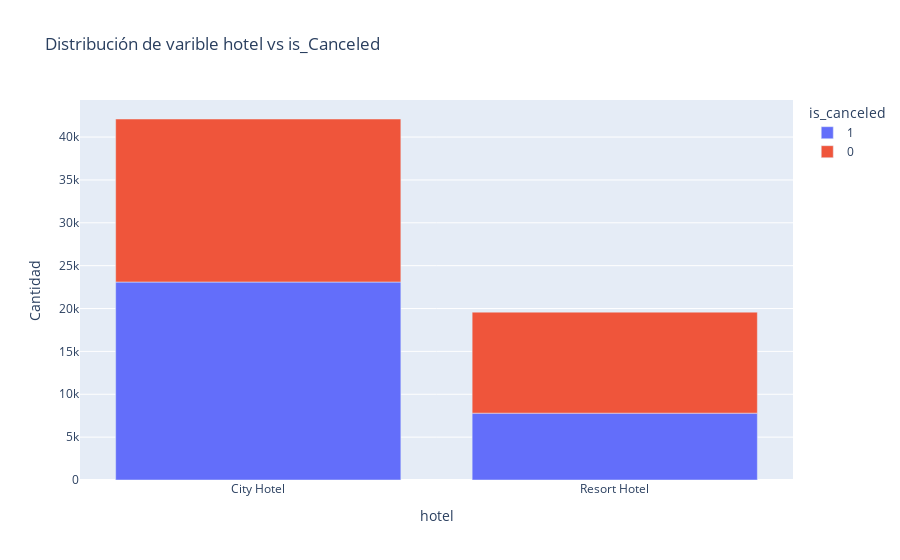
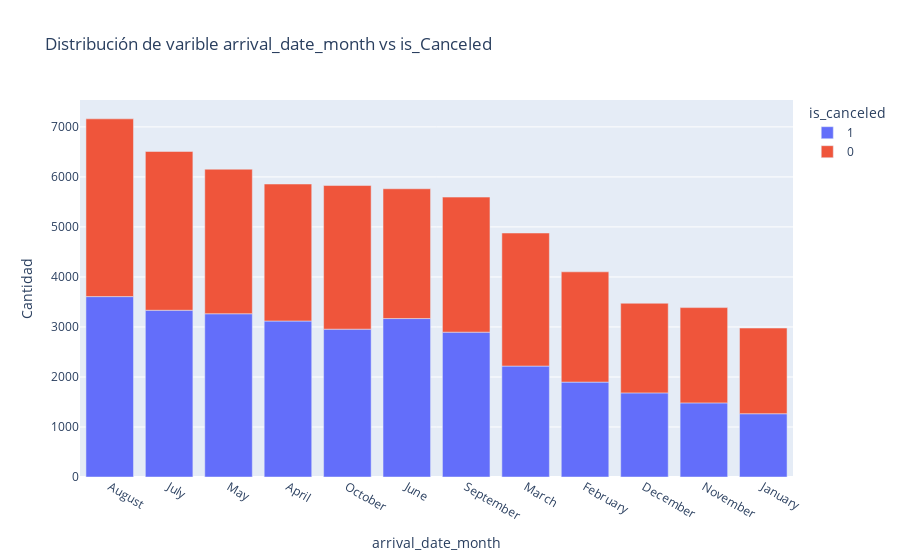
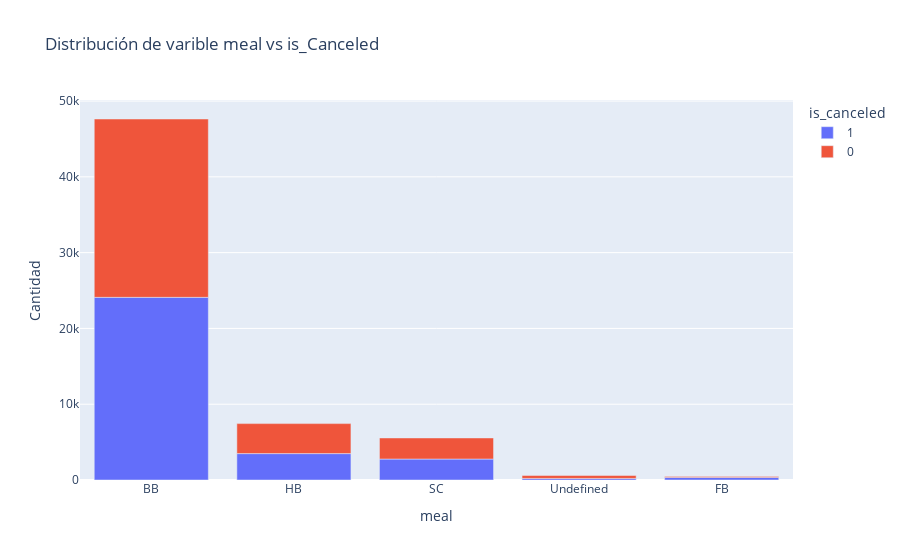
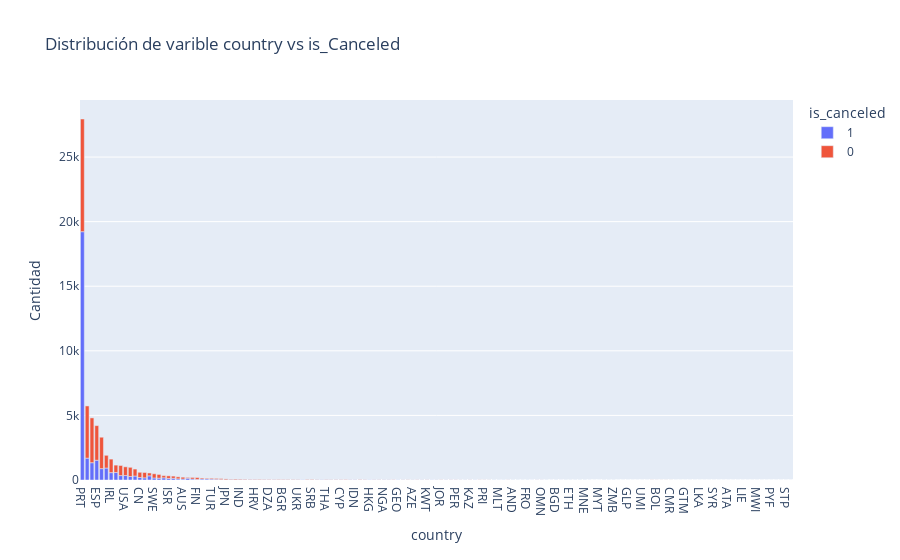

The cell these charts' notebook holds for them, in order:
### Markdown cell above
### Variables Categoricas

Veamos como se comportan las variables categoricas con respecto a su estado de reserva. Teniendo en cuenta lo recien visto

### Code cell
def print_categorical_value_count(data: pd.DataFrame, column: str, subdivision: str):
  categorical_column_info = pd.merge(
    data.groupby(column)[subdivision].value_counts().reset_index(name="Cantidad"),
    data[column].value_counts().reset_index(name="total").rename(columns={"index": column}),
    on=column,
  ).sort_values(["total", subdivision], ascending=False)
  categorical_column_info["percentage"] = categorical_column_info["Cantidad"] / categorical_column_info["total"]
  categorical_column_info[subdivision] = categorical_column_info[subdivision].astype(str)
  
  px.bar(
    categorical_column_info,
    x=column,
    y="Cantidad",
    color=subdivision,
    hover_data={"percentage":":.2r"},
    title= "Distribución de varible " + column + " vs is_Canceled"
  ).show()

categorical_cols = [
  'hotel',
  'arrival_date_month',
  'meal',
  'country',
  'market_segment', # market_segment tiene info casi identica a distribution_channel
  'distribution_channel',
  'reserved_room_type',
  'assigned_room_type',
  'deposit_type',
  'customer_type',
  'reservation_status_date',
  # debatibles
  "agent", # marcado como categorica en el paper (agent id)
  "is_repeated_guest", # marcado como categorica en el paper (true false value)
  "arrival_date_day_of_month", # dia del mes (lo veo como una categoria de 31 valores posibles)
  'arrival_date_week_number', # week number (lo veo como una categoria de 53 valores posible)
  # "company", # marcado como categorica en el paper (company id) se borro del df
  
]
  # arrival_date_month + arrival_date_day_of_month me parece que tienen la misma info
  # arrival_date_week_number con diferente granularidad

for cat in categorical_cols:
  print_categorical_value_count(df_hotel, cat, "is_canceled")

### Figure 1 — Plotly figure (JSON) as saved in the notebook; plotly's stock layout.template omitted (floating-point values rounded to 4 significant figures)
{"data": [{"alignmentgroup": "True", "customdata": [[0.5484], [0.3982]], "hovertemplate": "is_canceled=1<br>hotel=%{x}<br>Cantidad=%{y}<br>percentage=%{customdata[0]:.2r}<extra></extra>", "legendgroup": "1", "marker": {"color": "#636efa", "pattern": {"shape": ""}}, "name": "1", "offsetgroup": "1", "orientation": "v", "showlegend": true, "textposition": "auto", "type": "bar", "x": ["City Hotel", "Resort Hotel"], "xaxis": "x", "y": [23092, 7796], "yaxis": "y"}, {"alignmentgroup": "True", "customdata": [[0.4516], [0.6018]], "hovertemplate": "is_canceled=0<br>hotel=%{x}<br>Cantidad=%{y}<br>percentage=%{customdata[0]:.2r}<extra></extra>", "legendgroup": "0", "marker": {"color": "#EF553B", "pattern": {"shape": ""}}, "name": "0", "offsetgroup": "0", "orientation": "v", "showlegend": true, "textposition": "auto", "type": "bar", "x": ["City Hotel", "Resort Hotel"], "xaxis": "x", "y": [19016, 11784], "yaxis": "y"}], "layout": {"barmode": "relative", "legend": {"title": {"text": "is_canceled"}, "tracegroupgap": 0}, "title": {"text": "Distribución de varible hotel vs is_Canceled"}, "xaxis": {"anchor": "y", "domain": [0, 1], "title": {"text": "hotel"}}, "yaxis": {"anchor": "x", "domain": [0, 1], "title": {"text": "Cantidad"}}}}

### Figure 2 — Plotly figure (JSON) as saved in the notebook; plotly's stock layout.template omitted (floating-point values rounded to 4 significant figures)
{"data": [{"alignmentgroup": "True", "customdata": [[0.5037], [0.5122], [0.5304], [0.5324], [0.5072], [0.5497], [0.5175], [0.4547], [0.4625], [0.4842], [0.4376], [0.4248]], "hovertemplate": "is_canceled=1<br>arrival_date_month=%{x}<br>Cantidad=%{y}<br>percentage=%{customdata[0]:.2r}<extra></extra>", "legendgroup": "1", "marker": {"color": "#636efa", "pattern": {"shape": ""}}, "name": "1", "offsetgroup": "1", "orientation": "v", "showlegend": true, "textposition": "auto", "type": "bar", "x": ["August", "July", "May", "April", "October", "June", "September", "March", "February", "December", "November", "January"], "xaxis": "x", "y": [3607, 3334, 3264, 3119, 2956, 3168, 2896, 2218, 1897, 1682, 1482, 1265], "yaxis": "y"}, {"alignmentgroup": "True", "customdata": [[0.4963], [0.4878], [0.4696], [0.4676], [0.4928], [0.4503], [0.4825], [0.5453], [0.5375], [0.5158], [0.5624], [0.5752]], "hovertemplate": "is_canceled=0<br>arrival_date_month=%{x}<br>Cantidad=%{y}<br>percentage=%{customdata[0]:.2r}<extra></extra>", "legendgroup": "0", "marker": {"color": "#EF553B", "pattern": {"shape": ""}}, "name": "0", "offsetgroup": "0", "orientation": "v", "showlegend": true, "textposition": "auto", "type": "bar", "x": ["August", "July", "May", "April", "October", "June", "September", "March", "February", "December", "November", "January"], "xaxis": "x", "y": [3554, 3175, 2890, 2739, 2872, 2595, 2700, 2660, 2205, 1792, 1905, 1713], "yaxis": "y"}], "layout": {"barmode": "relative", "legend": {"title": {"text": "is_canceled"}, "tracegroupgap": 0}, "title": {"text": "Distribución de varible arrival_date_month vs is_Canceled"}, "xaxis": {"anchor": "y", "domain": [0, 1], "title": {"text": "arrival_date_month"}}, "yaxis": {"anchor": "x", "domain": [0, 1], "title": {"text": "Cantidad"}}}}

### Figure 3 — Plotly figure (JSON) as saved in the notebook; plotly's stock layout.template omitted (floating-point values rounded to 4 significant figures)
{"data": [{"alignmentgroup": "True", "customdata": [[0.506], [0.4681], [0.4984], [0.3508], [0.6981]], "hovertemplate": "is_canceled=1<br>meal=%{x}<br>Cantidad=%{y}<br>percentage=%{customdata[0]:.2r}<extra></extra>", "legendgroup": "1", "marker": {"color": "#636efa", "pattern": {"shape": ""}}, "name": "1", "offsetgroup": "1", "orientation": "v", "showlegend": true, "textposition": "auto", "type": "bar", "x": ["BB", "HB", "SC", "Undefined", "FB"], "xaxis": "x", "y": [24099, 3483, 2766, 207, 333], "yaxis": "y"}, {"alignmentgroup": "True", "customdata": [[0.494], [0.5319], [0.5016], [0.6492], [0.3019]], "hovertemplate": "is_canceled=0<br>meal=%{x}<br>Cantidad=%{y}<br>percentage=%{customdata[0]:.2r}<extra></extra>", "legendgroup": "0", "marker": {"color": "#EF553B", "pattern": {"shape": ""}}, "name": "0", "offsetgroup": "0", "orientation": "v", "showlegend": true, "textposition": "auto", "type": "bar", "x": ["BB", "HB", "SC", "Undefined", "FB"], "xaxis": "x", "y": [23532, 3957, 2784, 383, 144], "yaxis": "y"}], "layout": {"barmode": "relative", "legend": {"title": {"text": "is_canceled"}, "tracegroupgap": 0}, "title": {"text": "Distribución de varible meal vs is_Canceled"}, "xaxis": {"anchor": "y", "domain": [0, 1], "title": {"text": "meal"}}, "yaxis": {"anchor": "x", "domain": [0, 1], "title": {"text": "Cantidad"}}}}

### Figure 4 — Plotly figure (JSON) as saved in the notebook; plotly's stock layout.template omitted (floating-point values rounded to 4 significant figures; data arrays with more than 128 entries replaced by an {"elided": "..."} marker saying what was removed)
{"data": [{"alignmentgroup": "True", "customdata": [[0.6878], [0.2953], [0.2786], [0.3632], [0.2657], [0.4846], [0.3531], [0.5061], [0.3043], [0.3399], [0.277], [0.3636], [0.325], [0.2874], [0.5927], [0.3243], [0.3302], [0.5015], [0.382], [0.4371], [0.3618], [0.3548], [0.69], [0.3807], [0.2408], [0.5067], [0.6], [0.5075], [0.459], [0.3019], [0.2048], [0.5125], [0.3117], [0.3803], [0.4], [0.5088], [0.38], [0.2222], [0.4091], [0.3333], [0.4103], [0.1622], [0.2778], [0.3056], [0.3333], [0.4412], [0.9394], [0.1212], [0.06061], [0.5152], [0.8438], [0.4062], [0.5], [0.3929], [0.3704], [0.1923], [0.68], [0.7083], [0.1667], [0.4783], [0.9091], [0.5455], [0.5], [0.6842], [0.6316], [0.3125], [0.8], [0.5], [0.2143], [0.6923], [0.3846], [0.6923], [0.3333], [0.9167], [0.5833], [0.1818], [0.7273], [0.3], [0.3], [0.5556], [0.6667], [0.3333], [0.8889], [0.125], [0.25], [0.2857], [0.8571], [0.7143], [0.8571], [0.1667], [0.8], [0.4], [0.4], [0.8], [1], [0.25], [0.25], [0.5], [1], [0.6667], [1], [0.6667], [0.3333], [0.6667], [0.6667], [0.6667], [1], [1], [1], [0.5], [0.5], [0.5], [1], [1], [1], [1], [1], [1], [1]], "hovertemplate": "is_canceled=1<br>country=%{x}<br>Cantidad=%{y}<br>percentage=%{customdata[0]:.2r}<extra></extra>", "legendgroup": "1", "marker": {"color": "#636efa", "pattern": {"shape": ""}}, "name": "1", "offsetgroup": "1", "orientation": "v", "showlegend": true, "textposition": "auto", "type": "bar", "x": ["PRT", "GBR", "FRA", "ESP", "DEU", "ITA", "IRL", "BRA", "BEL", "USA", "NLD", "CHE", "CN", "AUT", "CHN", "SWE", "POL", "RUS", "ISR", "NOR", "ROU", "AUS", "AGO", "DNK", "FIN", "LUX", "MAR", "TUR", "HUN", "ARG", "JPN", "KOR", "CZE", "IND", "GRC", "ZAF", "HRV", "MEX", "COL", "DZA", "IRN", "LTU", "BGR", "CHL", "EST", "UKR", "ARE", "NZL", "SRB", "SVK", "SAU", "THA", "MOZ", "SVN", "CYP", "LVA", "PHL", "IDN", "ISL", "TWN", "HKG", "SGP", "EGY", "NGA", "TUN", "URY", "GEO", "LBN", "MYS", "AZE", "BLR", "CPV", "KWT", "MAC", "VEN", "JOR", "PAK", "ECU", "PER", "DOM", "GIB", "KAZ", "QAT", "CRI", "PRI", "ALB", "MDV", "MLT", "SEN", "MKD", "AND", "ARM", "BIH", "FRO", "JEY", "MUS", "OMN", "TZA", "BEN", "BGD", "BHR", "CIV", "ETH", "GAB", "KEN", "MNE", "TJK", "GGY", "MYT", "SYC", "VNM", "ZMB", "FJI", "GHA", "GLP", "HND", "IMN", "UMI", "VGB"], "xaxis": "x", "y": [19222, 1693, 1340, 1529, 880, 926, 571, 583, 342, 347, 272, 308, 194, 167, 323, 156, 142, 169, 123, 132, 89, 77, 138, 75, 46, 76, 81, 68, 56, 32, 17, 41, 24, 27, 24, 29, 19, 10, 18, 14, 16, 6, 10, 11, 12, 15, 31, 4, 2, 17, 27, 13, 14, 11, 10, 5, 17, 17, 4, 11, 20, 12, 10, 13, 12, 5, 12, 7, 3, 9, 5, 9, 4, 11, 7, 2, 8, 3, 3, 5, 6, 3, 8, 1, 2, 2, 6, 5, 6, 1, 4, 2, 2, 4, 5, 1, 1, 2, 3, 2, 3, 2, 1, 2, 2, 2, 3, 2, 2, 1, 1, 1, 1, 1, 1, 1, 1, 1, 1], "yaxis": "y"}, {"alignmentgroup": "True", "customdata": {"elided": "136x1 float values"}, "hovertemplate": "is_canceled=0<br>country=%{x}<br>Cantidad=%{y}<br>percentage=%{customdata[0]:.2r}<extra></extra>", "legendgroup": "0", "marker": {"color": "#EF553B", "pattern": {"shape": ""}}, "name": "0", "offsetgroup": "0", "orientation": "v", "showlegend": true, "textposition": "auto", "type": "bar", "x": {"elided": "136 str values"}, "xaxis": "x", "y": {"elided": "136 int values"}, "yaxis": "y"}], "layout": {"barmode": "relative", "legend": {"title": {"text": "is_canceled"}, "tracegroupgap": 0}, "title": {"text": "Distribución de varible country vs is_Canceled"}, "xaxis": {"anchor": "y", "domain": [0, 1], "title": {"text": "country"}}, "yaxis": {"anchor": "x", "domain": [0, 1], "title": {"text": "Cantidad"}}}}
